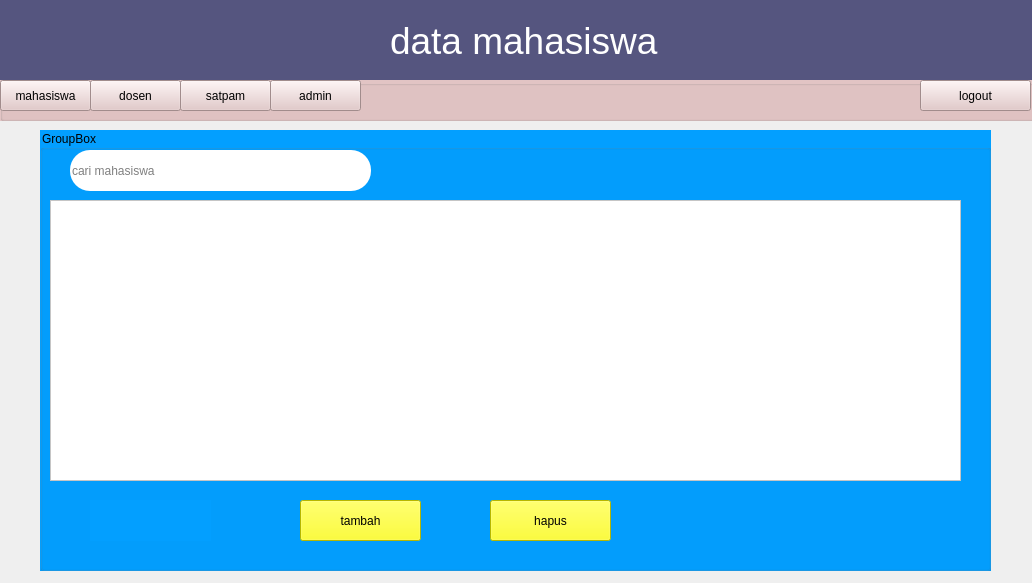
<?xml version="1.0" encoding="UTF-8"?>
<ui version="4.0">
 <class>Form</class>
 <widget class="QWidget" name="Form">
  <property name="geometry">
   <rect>
    <x>0</x>
    <y>0</y>
    <width>1032</width>
    <height>583</height>
   </rect>
  </property>
  <property name="windowTitle">
   <string>Form</string>
  </property>
  <widget class="QGroupBox" name="groupBox">
   <property name="geometry">
    <rect>
     <x>40</x>
     <y>130</y>
     <width>951</width>
     <height>441</height>
    </rect>
   </property>
   <property name="styleSheet">
    <string notr="true">background-color: rgb(3, 159, 255);</string>
   </property>
   <property name="title">
    <string>GroupBox</string>
   </property>
   <widget class="QTableView" name="tableView">
    <property name="geometry">
     <rect>
      <x>10</x>
      <y>70</y>
      <width>911</width>
      <height>281</height>
     </rect>
    </property>
    <property name="styleSheet">
     <string notr="true">background-color: rgb(255, 255, 255);</string>
    </property>
   </widget>
   <widget class="QLineEdit" name="mencari">
    <property name="geometry">
     <rect>
      <x>30</x>
      <y>20</y>
      <width>301</width>
      <height>41</height>
     </rect>
    </property>
    <property name="styleSheet">
     <string notr="true">background-color: rgb(255, 255, 255);
border-radius: 20px;
</string>
    </property>
    <property name="placeholderText">
     <string>cari mahasiswa</string>
    </property>
   </widget>
   <widget class="QPushButton" name="tambah">
    <property name="geometry">
     <rect>
      <x>260</x>
      <y>370</y>
      <width>121</width>
      <height>41</height>
     </rect>
    </property>
    <property name="styleSheet">
     <string notr="true">border-color: rgb(85, 0, 255);
background-color: rgb(255, 255, 0);</string>
    </property>
    <property name="text">
     <string>tambah</string>
    </property>
   </widget>
   <widget class="QPushButton" name="hapus">
    <property name="geometry">
     <rect>
      <x>450</x>
      <y>370</y>
      <width>121</width>
      <height>41</height>
     </rect>
    </property>
    <property name="styleSheet">
     <string notr="true">background-color: rgb(255, 255, 0);</string>
    </property>
    <property name="text">
     <string>hapus</string>
    </property>
   </widget>
   <widget class="QLabel" name="cek">
    <property name="geometry">
     <rect>
      <x>50</x>
      <y>370</y>
      <width>121</width>
      <height>41</height>
     </rect>
    </property>
    <property name="text">
     <string/>
    </property>
   </widget>
  </widget>
  <widget class="QLabel" name="label">
   <property name="geometry">
    <rect>
     <x>0</x>
     <y>0</y>
     <width>1051</width>
     <height>81</height>
    </rect>
   </property>
   <property name="font">
    <font>
     <family>Arial</family>
     <pointsize>28</pointsize>
    </font>
   </property>
   <property name="styleSheet">
    <string notr="true">background-color: rgb(85, 85, 127);
color: rgb(255, 255, 255);</string>
   </property>
   <property name="text">
    <string>                                      data mahasiswa</string>
   </property>
  </widget>
  <widget class="QGroupBox" name="groupBox_2">
   <property name="geometry">
    <rect>
     <x>0</x>
     <y>80</y>
     <width>1041</width>
     <height>41</height>
    </rect>
   </property>
   <property name="styleSheet">
    <string notr="true">background-color: rgb(226, 196, 196);</string>
   </property>
   <property name="title">
    <string/>
   </property>
   <widget class="QPushButton" name="mahasiswa">
    <property name="geometry">
     <rect>
      <x>0</x>
      <y>0</y>
      <width>91</width>
      <height>31</height>
     </rect>
    </property>
    <property name="text">
     <string>mahasiswa</string>
    </property>
   </widget>
   <widget class="QPushButton" name="satpam">
    <property name="geometry">
     <rect>
      <x>180</x>
      <y>0</y>
      <width>91</width>
      <height>31</height>
     </rect>
    </property>
    <property name="text">
     <string>satpam</string>
    </property>
   </widget>
   <widget class="QPushButton" name="admin">
    <property name="geometry">
     <rect>
      <x>270</x>
      <y>0</y>
      <width>91</width>
      <height>31</height>
     </rect>
    </property>
    <property name="text">
     <string>admin</string>
    </property>
   </widget>
   <widget class="QPushButton" name="logout">
    <property name="geometry">
     <rect>
      <x>920</x>
      <y>0</y>
      <width>111</width>
      <height>31</height>
     </rect>
    </property>
    <property name="text">
     <string>logout</string>
    </property>
   </widget>
   <widget class="QPushButton" name="dosen">
    <property name="geometry">
     <rect>
      <x>90</x>
      <y>0</y>
      <width>91</width>
      <height>31</height>
     </rect>
    </property>
    <property name="text">
     <string>dosen</string>
    </property>
   </widget>
  </widget>
 </widget>
 <resources/>
 <connections/>
</ui>
